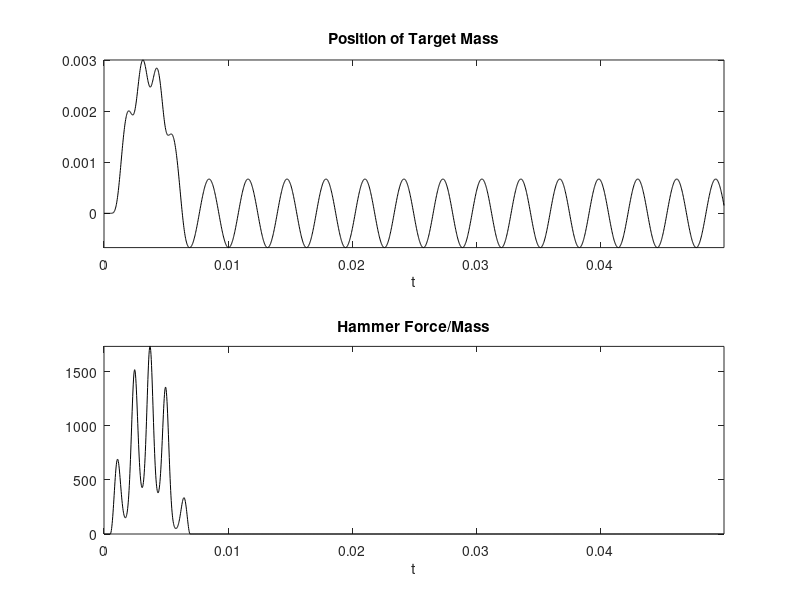

MATLAB code to generate this figure:
% matlab script hammermass.m
% hammer collision with a mass-spring system

%%%%%% begin global parameters

SR = 44100;                         % sample rate (Hz)
xH0 = -0.001; vH0 = 2;              % initial conditions of hammer
TF = 0.05;                          % duration of simulation (s)
w0 = 2000;                          % angular frequency of mass-spring system % hammer/target mass ratio
MR = 10;                            % stiffness parameter for hammer
wH = 1000;                          % hammer stiffness nonlinearity exponent
alpha = 2;

%%%%%% end global parameters

% derived parameters

k = 1/SR;
NF = floor(TF*SR);

% initialization

uH2 = xH0; uH1 = xH0+k*vH0;         % hammer
u2 = 0; u1 = 0;                     % mass-spring system
out = zeros(NF,1); f = zeros(NF,1); 
out(1) = u2; out(2) = u1;

%%%%%% start main loop

for n=3:NF
    if(uH1>u1)
       f(n-1) = wH^(1+alpha)*(uH1-u1)^alpha;
    else f(n-1) = 0;
    end
    uH = 2*uH1-uH2-k^2*f(n-1);
u = 2*u1-u2-w0^2*k^2*u1+MR*k^2*f(n-1); out(n) = u;
u2 = u1; u1 = u;
uH2 = uH1; uH1 = uH;
end

%%%%%% end main loop

% plots of displacement of target mass and force

subplot(2,1,1)
plot([0:NF-1]*k, out, 'k'); title('Position of Target Mass'); xlabel('t'); 
axis tight
subplot(2,1,2)
plot([0:NF-1]*k, f, 'k'); title('Hammer Force/Mass'); xlabel('t');
axis tight


